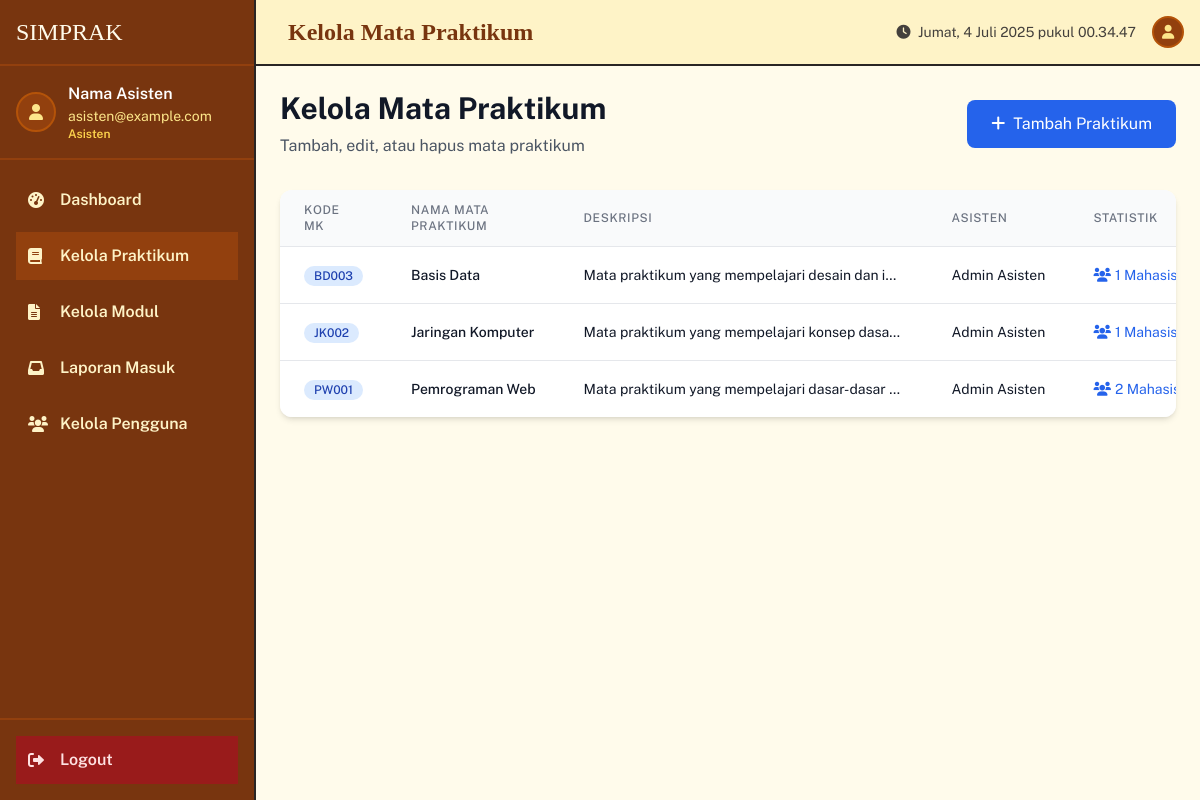
Page /asisten/kelola_praktikum.php (signed in) on the committed database.
### tables this page shows
CREATE TABLE `mata_praktikum` (
  `id` INT AUTO_INCREMENT PRIMARY KEY,
  `kode_mk` VARCHAR(20) NOT NULL UNIQUE,
  `nama_mk` VARCHAR(255) NOT NULL,
  `deskripsi` TEXT,
  `asisten_id` INT,  
  FOREIGN KEY (`asisten_id`) REFERENCES `users`(`id`) ON DELETE SET NULL
);

CREATE TABLE `users` (
  `id` int(11) NOT NULL AUTO_INCREMENT,
  `nama` varchar(100) NOT NULL,
  `email` varchar(100) NOT NULL,
  `password` varchar(255) NOT NULL,
  `role` enum('mahasiswa','asisten') NOT NULL,
  `created_at` timestamp NOT NULL DEFAULT current_timestamp(),
  PRIMARY KEY (`id`),
  UNIQUE KEY `email` (`email`)
);

### asisten/kelola_praktikum.php (the view, shortened to what this page needs)
<?php
require_once '../config.php';
$sql = "SELECT mp.*, u.nama as nama_asisten,
        (SELECT COUNT(*) FROM pendaftaran_praktikum pp WHERE pp.praktikum_id = mp.id) as jumlah_mahasiswa,
        (SELECT COUNT(*) FROM modul m WHERE m.praktikum_id = mp.id) as jumlah_modul
        FROM mata_praktikum mp
        LEFT JOIN users u ON mp.asisten_id = u.id
        ORDER BY mp.nama_mk ASC";
$result = $conn->query($sql);
include 'templates/header.php';
?>
<div class="flex justify-between items-center mb-8">
    <div>
        <h1 class="text-3xl font-bold text-gray-900 mb-2">Kelola Mata Praktikum</h1>
        <p class="text-gray-600">Tambah, edit, atau hapus mata praktikum</p>
    </div>
    <button onclick="openAddModal()" class="bg-blue-600 text-white px-6 py-3 rounded-lg hover:bg-blue-700 transition-colors duration-200">
        <i class="fas fa-plus mr-2"></i>Tambah Praktikum
    </button>
</div>
<div class="bg-white rounded-xl shadow-md overflow-hidden">
    <div class="overflow-x-auto">
        <table class="min-w-full divide-y divide-gray-200">
            <thead class="bg-gray-50">
                <tr>
                    <th class="px-6 py-3 text-left text-xs font-medium text-gray-500 uppercase tracking-wider">
                        Kode MK
                    </th>
                    <th class="px-6 py-3 text-left text-xs font-medium text-gray-500 uppercase tracking-wider">
                        Nama Mata Praktikum
                    </th>
                    <th class="px-6 py-3 text-left text-xs font-medium text-gray-500 uppercase tracking-wider">
                        Deskripsi
                    </th>
                    <th class="px-6 py-3 text-left text-xs font-medium text-gray-500 uppercase tracking-wider">
                        Asisten
                    </th>
                    <th class="px-6 py-3 text-left text-xs font-medium text-gray-500 uppercase tracking-wider">
                        Statistik
                    </th>
                </tr>
            </thead>
            <tbody class="bg-white divide-y divide-gray-200">
                <?php if ($result->num_rows > 0): ?>
                    <?php while($row = $result->fetch_assoc()): ?>
                        <tr class="hover:bg-gray-50">
                            <td class="px-6 py-4 whitespace-nowrap">
                                <span class="inline-flex items-center px-2.5 py-0.5 rounded-full text-xs font-medium bg-blue-100 text-blue-800">
                                    <?php echo htmlspecialchars($row['kode_mk']); ?>
                                </span>
                            </td>
                            <td class="px-6 py-4 whitespace-nowrap">
                                <div class="text-sm font-medium text-gray-900">
                                    <?php echo htmlspecialchars($row['nama_mk']); ?>
                                </div>
                            </td>
                            <td class="px-6 py-4">
                                <div class="text-sm text-gray-900 max-w-xs truncate">
                                    <?php echo htmlspecialchars($row['deskripsi'] ?: '-'); ?>
                                </div>
                            </td>
                            <td class="px-6 py-4 whitespace-nowrap">
                                <div class="text-sm text-gray-900">
                                    <?php echo htmlspecialchars($row['nama_asisten'] ?: '-'); ?>
                                </div>
                            </td>
                            <td class="px-6 py-4 whitespace-nowrap">
                                <div class="text-sm text-gray-900">
                                    <div class="flex space-x-4">
                                        <span class="text-blue-600">
                                            <i class="fas fa-users mr-1"></i><?php echo $row['jumlah_mahasiswa']; ?> Mahasiswa
                                        </span>
                                    </div>
                                </div>
                            </td>
                        </tr>
                    <?php endwhile; ?>
                <?php endif; ?>
            </tbody>
        </table>
    </div>
</div>
<?php
include 'templates/footer.php';
?>

### asisten/templates/header.php (style rules this page uses)
:root { --retro-border: #4d4d4d; }
body { font-family: 'Public Sans', sans-serif; }

### rows in the picture
mata_praktikum: kode_mk "BD003", nama_mk "Basis Data", deskripsi "Mata praktikum yang mempelajari desain dan i…", asisten.nama "Admin Asisten", jumlah_mahasiswa "1"
mata_praktikum: kode_mk "JK002", nama_mk "Jaringan Komputer", deskripsi "Mata praktikum yang mempelajari konsep dasa…", asisten.nama "Admin Asisten", jumlah_mahasiswa "1"
mata_praktikum: kode_mk "PW001", nama_mk "Pemrograman Web", deskripsi "Mata praktikum yang mempelajari dasar-dasar…", asisten.nama "Admin Asisten", jumlah_mahasiswa "2"

### other values in the picture
$user_data['nama'] "Nama Asisten"
$user_data['email'] "asisten@example.com"
$page_title "Kelola Mata Praktikum"
